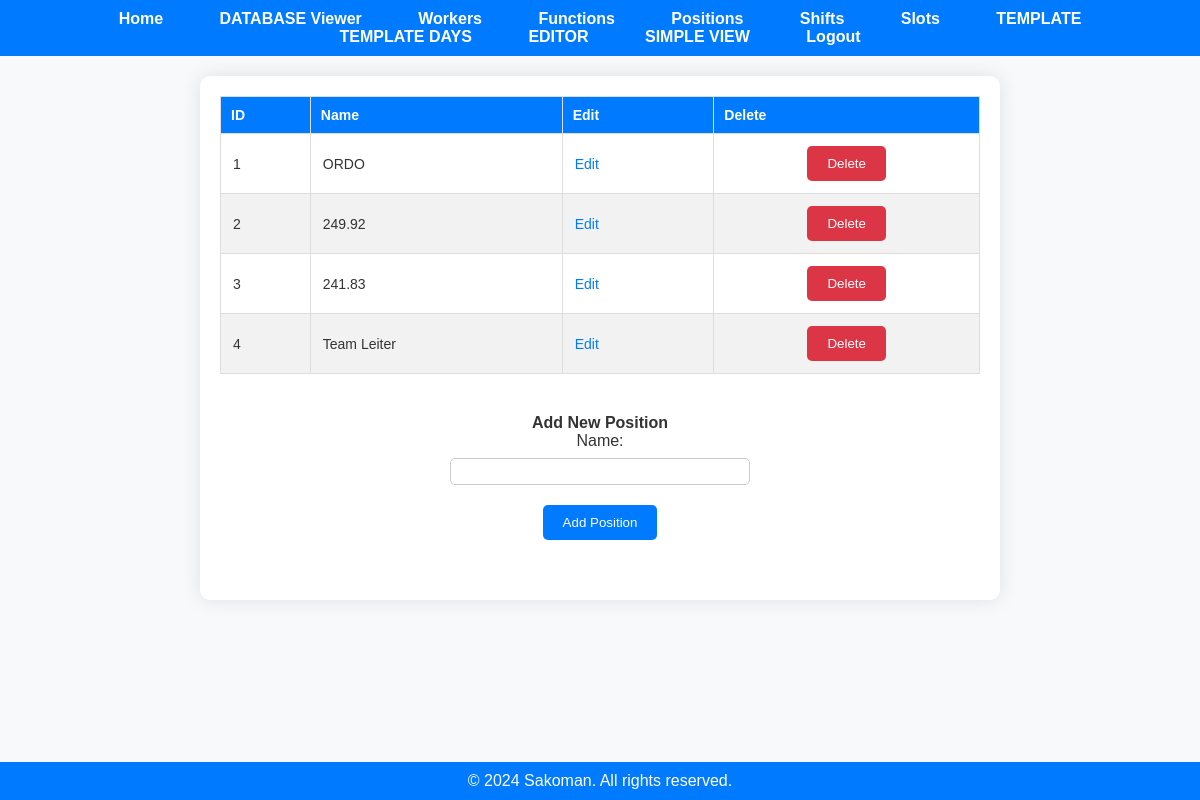
The page /positions (signed in) on the database as committed earlier.
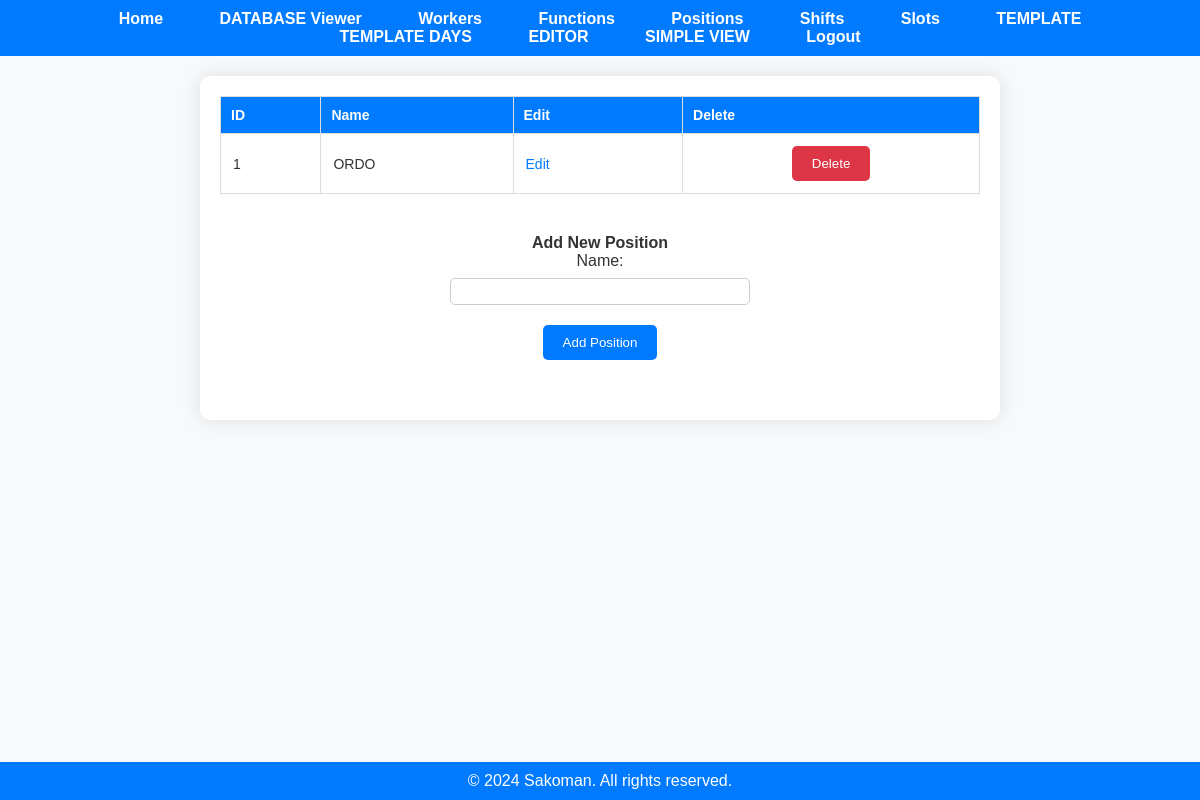
The same page on the database as committed later.
### app.py (models this page shows)
class Position(db.Model):
    position_id = db.Column(db.Integer, primary_key=True)
    user_id = db.Column(db.Integer, nullable=False)
    name = db.Column(db.String(50), nullable=False)

### app.py (the view)
@app.route('/positions')
@employer_required
def display_positions():
    if 'user_id' not in session:
        flash('You must be logged in to view this page.', 'error')
        return redirect(url_for('login'))
    user_id = session['user_id']
    positions = fetch_all(user_id, 'Position')
    return render_template('positions.html', positions=positions)

### app.py (called while the page is built)
@login_manager.user_loader
def load_user(user_id):
    return User.query.get(int(user_id))

def employer_required(func):
    @wraps(func)
    def decorated_function(*args, **kwargs):
        if not current_user.is_authenticated:
            flash('You must be logged in to view this page.', 'error')
            return redirect(url_for('login'))
        if current_user.role != 'employer':
            flash('You do not have permission to view this page.', 'error')
            return redirect('/')
        return func(*args, **kwargs)
    return decorated_function

def fetch_all(user_id, table_name):
    if table_name not in ['Worker', 'Function', 'Position', 'Shift', 'Slot', 'Year_Days', 'Schedule']:
        return None
    table_class = globals()[table_name]
    items = table_class.query.filter_by(user_id=user_id).all()
    return items

### templates/positions.html (shortened to what this page needs)
<!DOCTYPE html>
<html lang="en">
<head>
    <link rel="stylesheet" href="{{ url_for('static', filename='styles.css') }}">
</head>
<body>
    {% include 'navbar.html' %}
    <div class="container">
        <div class="existing-items-section">
            {% if positions %}
                <table class="data-table">
                    <thead>
                        <tr>
                            <th>ID</th>
                            <th>Name</th>
                            <th>Edit</th>
                            <th>Delete</th>
                        </tr>
                    </thead>
                    <tbody>
                        {% for position in positions %}
                            <tr>
                                <td>{{ position.position_id }}</td>
                                <td>{{ position.name }}</td>
                                <td>
                                    <a href="/edit/{{ table_name }}/{{ position.position_id }}" class="action-link">Edit</a>
                                </td>
                                <td>
                                    <form action="/delete/{{ table_name }}/{{ position.position_id }}" method="post">
                                        <button type="submit" class="delete-button">Delete</button>
                                    </form>
                                </td>
                            </tr>
                        {% endfor %}
                    </tbody>
                </table>
            {% else %}
                <p>No positions available.</p>
            {% endif %}
        </div>
        <div class="add-item-section">
            <h2>Add New Position</h2>
            <form action="/add/position" method="post" class="add-form">
                <label for="name">Name:</label>
                <input type="text" id="name" name="name">
                <button type="submit" class="add-button">Add Position</button>
            </form>
        </div>
    </div>
    <div class="footer">
        &copy; 2024 Sakoman. All rights reserved.
    </div>
</body>
</html>

Rows that differ between the two databases and show on the page:
removed Position: position_id "2", name "249.92"
removed Position: position_id "3", name "241.83"
removed Position: position_id "4", name "Team Leiter"
